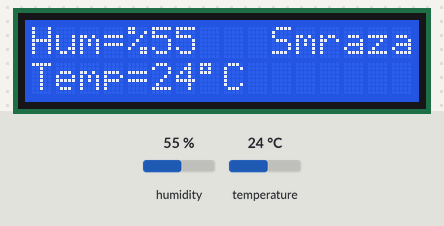
A sketch run on a simulated Arduino Uno, built with avr-gcc and run on an emulated ATmega328P. Shown: 16×2 character LCD. The inputs (shaded band) are chosen by the test bench; at power-on: humidity 55 %, temperature 24 °C.

Above: at 3.2 s.
3.3 s: humidity set to 22 %
At 4.3 s:
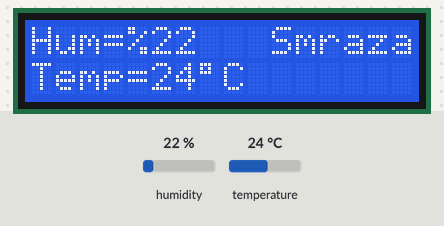
5.1 s: temperature set to 12 °C
At 6.2 s:
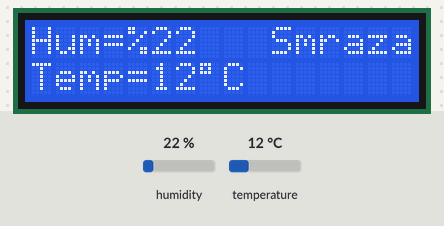
6.7 s: humidity set to 40 %
At 8.0 s:
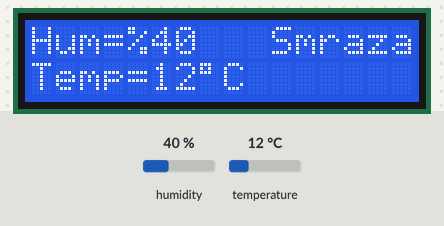
8.3 s: temperature set to 19 °C
At 8.8 s:
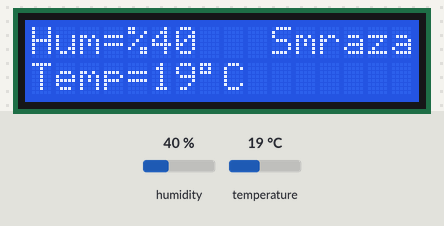
Timing chart, 0 to 10.9 s (numbered marks = the images above; inputs shaded):
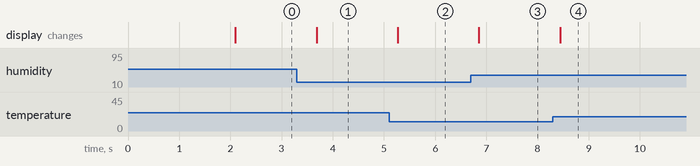

The sketch:

Temperature_and_humidity_monitoring_experiment.ino
```cpp
/*
 * Author: SMRAZA KEEN
 * Date:2016/6/29
 * IDE V1.6.9
 * Email:TechnicSmraza@outlook.com
 * Function:
 */
#include <LiquidCrystal.h>
#include <dht11.h>
dht11 DHT;                  //Note:DHT on behalf of the temperature and humidity sensor
const int dht11_data = 6;
int temp=0;
int hum=0;
LiquidCrystal lcd(12, 11, 5, 4, 3, 2);

void setup()
{
  lcd.begin(16,2);
  lcd.print("  Welcome to ");
  lcd.setCursor(0,1);
  lcd.print("     Smraza");
  delay(2000);
  lcd.clear();
}
void loop()
{
  DHT.read(dht11_data);
  temp=DHT.temperature;
  hum=DHT.humidity;
  lcd.clear();                   //clear display
  lcd.print("Hum=%");            //display "Hum=%"
  lcd.print(hum);
  lcd.setCursor(10,0) ;
  lcd.print("Smraza");           //display "Smraza"
  lcd.setCursor(0,1) ;           //Display position
  lcd.print("Temp=");            //display"Temp="
  lcd.print(temp);
  lcd.write(0xDF);              //Display custom characters '°'
  lcd.print("C");
  delay(500);                   //After 500ms ,the screen will be refreshed
}
```

Measured:
- after the input at 3.3 s, the display: changes after 0.38 s (image 1)
- after the input at 5.1 s, the display: changes after 0.17 s (image 2)
- after the input at 6.7 s, the display: changes after 0.16 s (image 3)
- after the input at 8.3 s, the display: changes after 0.14 s (image 4)
